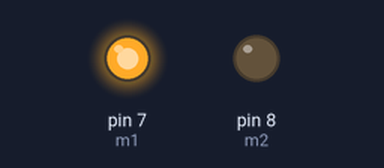
The sketch below on a simulated Arduino Uno, built with avr-gcc and run on an emulated ATmega328P. Parts: output pins drawn as LEDs (lit = HIGH).

Above: at 0.1 s.
Timing chart, 0 to 1.6 s (numbered marks = the images above):
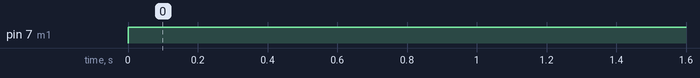

The sketch:

sketch_may27b.ino
```cpp
int m1=7;
int m2=8;

void setup() {
  // put your setup code here, to run once:
pinMode(m1,OUTPUT);
pinMode(m2,OUTPUT);
}

void loop() {
  // put your main code here, to run repeatedly:
digitalWrite(m1,HIGH);
digitalWrite(m2,LOW);
delay(12000);
}
```

Measured:
- by itself, pin 7 (m1): LOW → HIGH at 0.00 s
